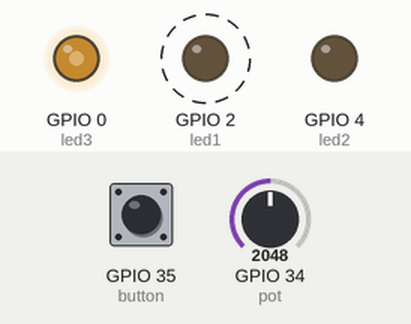
A sketch run on a simulated ESP32. Parts: output pins drawn as LEDs (lit = HIGH). Dashed ring = blinking. The inputs (shaded band) are chosen by the test bench; at power-on: GPIO 34 (pot) = 2048, GPIO 35 (button) LOW. What the sketch prints to the serial monitor is not drawn.

Above: at 2.7 s.
2.8 s: GPIO 34 (pot) set to 2866
At 3.4 s:
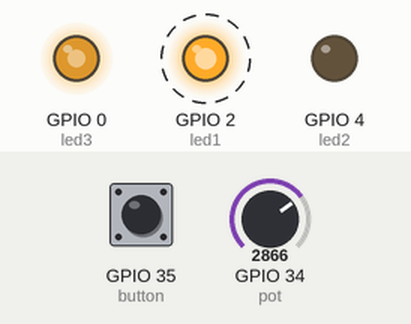
5.8 s: GPIO 35 (button) pulled HIGH for 0.15 s
At 6.4 s:
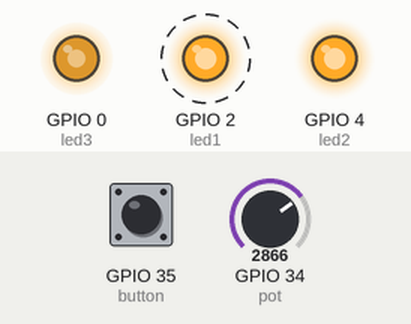
8.8 s: GPIO 34 (pot) set to 1228
At 9.4 s:
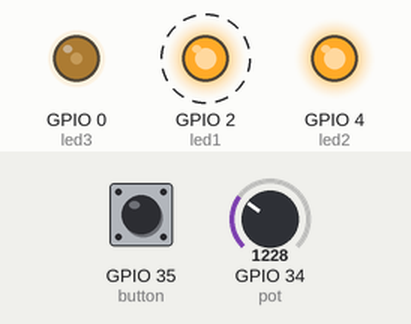
11.8 s: GPIO 34 (pot) set to 0
At 12.4 s:
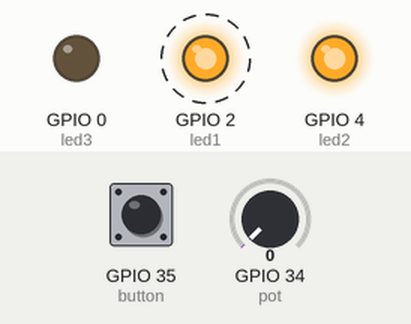
14.8 s: GPIO 34 (pot) set to 491
At 15.4 s:
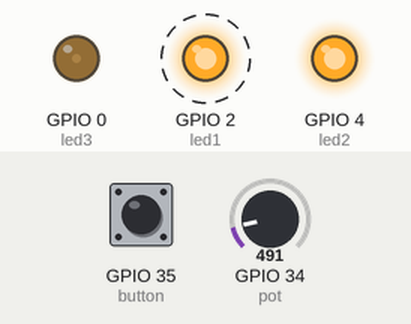
17.8 s: GPIO 35 (button) pulled HIGH for 1 s
At 20.5 s:
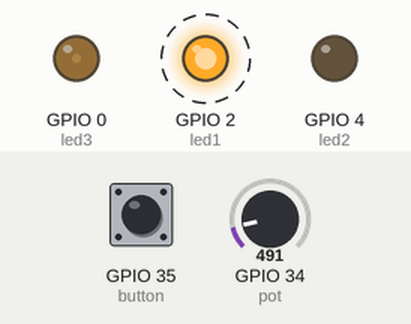
Timing chart, 0 to 22.6 s (numbered marks = the images above; inputs shaded):
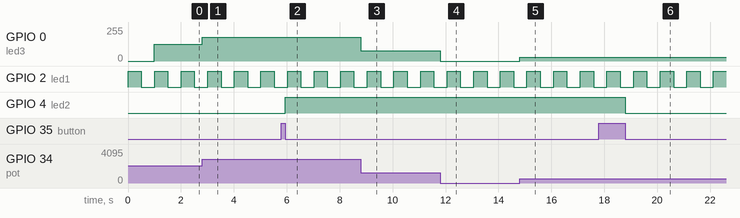

Measured:
- after the input at 2.8 s, GPIO 0 (led3): 127/255 → 178/255 at once
- after the input at 5.8 s, GPIO 4 (led2): LOW → HIGH after 0.15 s
- after the input at 8.8 s, GPIO 0 (led3): 178/255 → 76/255 at once
- after the input at 11.8 s, GPIO 0 (led3): 76/255 → 0/255 at once
- after the input at 14.8 s, GPIO 0 (led3): 0/255 → 30/255 at once
- after the input at 17.8 s, GPIO 4 (led2): HIGH → LOW after 1.0 s
- by itself, GPIO 2 (led1): alternates HIGH for 0.50 s and LOW for 0.50 s

The sketch:

ESP32_RTOS.ino
```cpp
// sumber: random nerd tutorial

#include <analogWrite.h>
TaskHandle_t Task1;
TaskHandle_t Task2;
TaskHandle_t Task3;
// LED pins
const int led1 = 2;
const int led2 = 4;
const int led3 = 0;
const int pot = 34;
const int button = 35;
int nilaipot = 0;
byte statusButton = LOW;
byte statusButtonTerakhir = LOW;
byte statusLED2 = LOW;

void setup() {
  Serial.begin(115200);
  pinMode(pot, INPUT);
  pinMode(button, INPUT);
  pinMode(led1, OUTPUT);
  pinMode(led2, OUTPUT);
  pinMode(led3, OUTPUT);

  //create a task that will be executed in the Task1code() function, with priority 1 and executed on core 0
  xTaskCreatePinnedToCore(
    Task1code,   /* Task function. */
    "Task1",     /* name of task. */
    10000,       /* Stack size of task */
    NULL,        /* parameter of the task */
    1,           /* priority of the task */
    &Task1,      /* Task handle to keep track of created task */
    0);          /* pin task to core 0 */
  delay(500);

  //create a task that will be executed in the Task2code() function, with priority 1 and executed on core 1
  xTaskCreatePinnedToCore(
    Task2code,   /* Task function. */
    "Task2",     /* name of task. */
    10000,       /* Stack size of task */
    NULL,        /* parameter of the task */
    1,           /* priority of the task */
    &Task2,      /* Task handle to keep track of created task */
    1);          /* pin task to core 1 */
  delay(500);

  xTaskCreatePinnedToCore(
    Task3code,   /* Task function. */
    "Task3",     /* name of task. */
    10000,       /* Stack size of task */
    NULL,        /* parameter of the task */
    1,           /* priority of the task */
    &Task3,      /* Task handle to keep track of created task */
    1);          /* pin task to core 1 */
  delay(500);
}

//Task1code: blinks an LED every 1000 ms
void Task1code( void * pvParameters ) {

  for (;;) {
    Serial.print("Task1 running on core ");
    Serial.println(xPortGetCoreID());
    digitalWrite(led1, HIGH);
    delay(500);
    digitalWrite(led1, LOW);
    delay(500);
  }
}

//Task2code: blinks an LED every 700 ms
void Task2code( void * pvParameters ) {

  for (;;) {
    statusButton = digitalRead(button);
    if (statusButton != statusButtonTerakhir) {
      statusButtonTerakhir = statusButton;
      if (statusButton == LOW) {
        statusLED2 = ! statusLED2;
        digitalWrite(led2, statusLED2);
      }
    }
  }
}

void Task3code( void * pvParameters ) {

  for (;;) {
    nilaipot = analogRead(pot);
    nilaipot = map(nilaipot, 0, 4095, 0, 255);
    analogWrite(led3, nilaipot);
    Serial.print("nilai potensio:");
    Serial.println(nilaipot);
  }
}

void loop() {

}

// ADI GUNAWAN_jumat/15 april 2022
```
